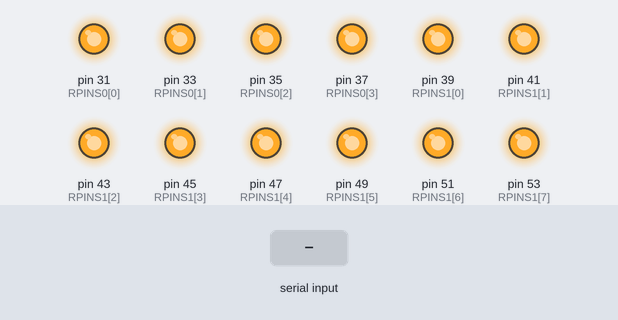
The sketch below on a simulated Arduino Mega 2560, built with avr-gcc and run on an emulated ATmega2560. Parts: output pins drawn as LEDs (lit = HIGH). Inputs (shaded band) come from the test bench. What the sketch prints to the serial monitor is not drawn.

Above: at 1.2 s.
1.3 s: "+" received over the second serial link
At 4.1 s:
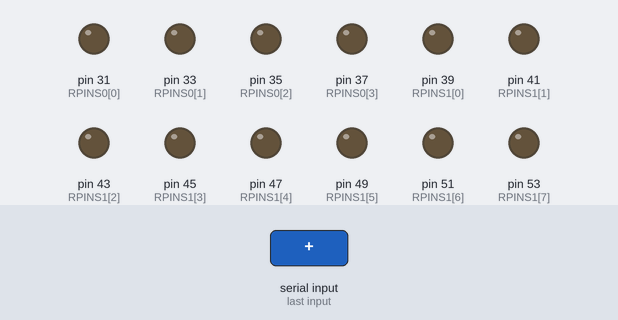
4.3 s: "1" received over the second serial link
Timing chart, 0 to 12.8 s (numbered marks = the images above; inputs shaded):
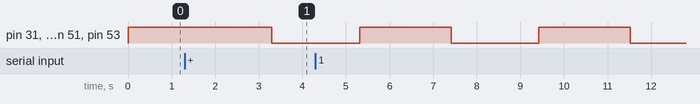

Measured:
- by itself, pin 31 (RPINS0[0]), pin 33 (RPINS0[1]), pin 35 (RPINS0[2]), pin 37 (RPINS0[3]), pin 39 (RPINS1[0]), pin 41 (RPINS1[1]), pin 43 (RPINS1[2]), pin 45 (RPINS1[3]), pin 47 (RPINS1[4]), pin 49 (RPINS1[5]), pin 51 (RPINS1[6]), pin 53 (RPINS1[7]): alternates HIGH for 2.1 s and LOW for 2.0 s

The sketch:

monsoon_mega2.1_emitest.ino
```cpp
//String message; //string that stores the incoming message

//const int RPINS0[8] = {23, 25, 27, 29, 31, 33, 35, 37};  // power relay board
const int RPINS0[8] = {31, 33, 35, 37, 31, 33, 35, 37};  // power relay board
const int RPINS1[8] = {39, 41, 43, 45, 47, 49, 51, 53};  // valve relay board
//const int RPINS1[8] = {39, 39, 39, 39, 39, 39, 39, 39};  // valve relay board

void setup()
{
  Serial.begin(9600); //set baud rate
  Serial3.begin(9600); //set baud rate

  Serial.println("");  Serial.println("Entered setup()");

  // Evidently bootloader might reset this register?
  Serial.print("MCUSR: ");
  Serial.println(MCUSR);
  if ( MCUSR & _BV(EXTRF) ) {
    // Reset button or otherwise some software reset
    Serial.println("Reset button was pressed.");
  }
  if ( MCUSR & (_BV(BORF) | _BV(PORF)) ) {
    // Brownout or Power On
    Serial.println("Power loss occured!");
  }
  if ( MCUSR & _BV(WDRF) ) {
    //Watchdog Reset
    Serial.println("Watchdog Reset");
  }
  // Clear all MCUSR registers immediately for 'next use'
  MCUSR = 0;

  for ( int i = 0; i < 8; i++ ) pinMode(RPINS0[i], OUTPUT);
  for ( int i = 0; i < 8; i++ ) pinMode(RPINS1[i], OUTPUT);
  for ( int i = 0; i < 8; i++ ) digitalWrite(RPINS0[i], HIGH);
  for ( int i = 0; i < 8; i++ ) digitalWrite(RPINS1[i], HIGH);
}


unsigned long lastchtime = 0;
void loop()
{
  char inchar;
  char mess1[32], endchar1 = 'K';
  char mess2[32], endchar2 = 10;
  while ( Serial3.available() > 0 ) {
    inchar = Serial3.read();
    if ( inchar == -1 ) {
      Serial.print("Serial3.read returned zero bytes");
      break;
    }

    if ( inchar == '+') {
      Serial.println("Chomping AT message: +");
      int bytesread = Serial3.readBytesUntil(endchar1, mess1, 30);
      mess1[bytesread] = endchar1;  mess1[bytesread + 1] = '\0';
      Serial.print(mess1);
      bytesread = Serial3.readBytesUntil(endchar2, mess2, 30);
      Serial.print(mess2);
      mess2[bytesread] = endchar2;  mess2[bytesread + 1] = '\0';
      Serial.println("[Chomped]");
    } else {
      Serial.print(inchar);  Serial.print("[");  Serial.print((int)inchar);
      Serial.println("]");  Serial.flush();

      Serial3.print("*L");  Serial3.print(inchar);  Serial3.print("[");
      Serial3.print((int)inchar);
      Serial3.println("]*");  Serial3.flush();
    }
  }

  if ( millis() - lastchtime > 2000 ) {
    int currstate = digitalRead(RPINS1[0]);
    for ( int i = 0; i < 8; i++ ) digitalWrite(RPINS0[i], !currstate);
    for ( int i = 0; i < 8; i++ ) digitalWrite(RPINS1[i], !currstate);
    lastchtime = millis();
    Serial.print(".");
  }

  delay(100); //delay
  //Serial.print(".");
  //Serial3.print("tic");
}
```
